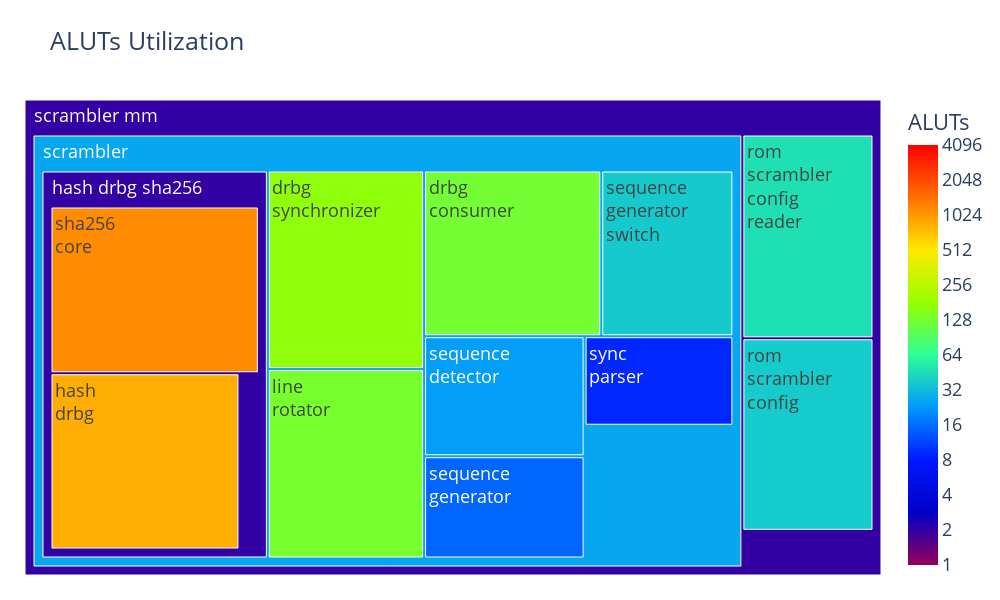
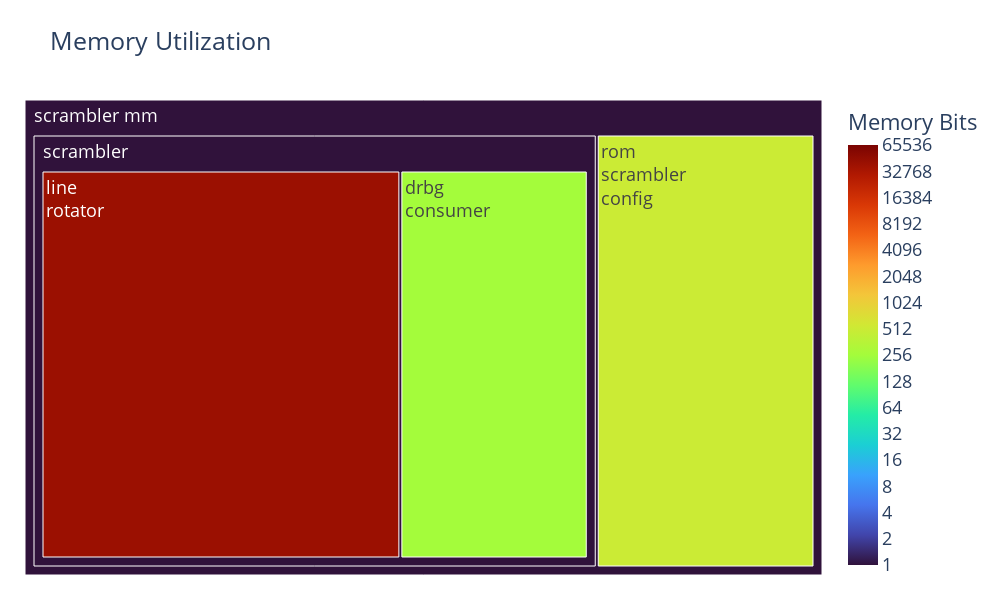

Notebook cell for these charts, in order:
### Code cell
import csv
import pandas as pd
import plotly.express as px
import numpy as np

# Read and skip 17 lines
csv_file_path = 'resource_per_entity.csv'
data = []

allow_list = [
    "scrambler_mm",
    "rom_scrambler_config",
    "rom_scrambler_config_reader",
    "scrambler",
    "drbg_consumer",
    "drbg_synchronizer",
    "hash_drbg_sha256",
    "hash_drbg",
    "sha256_core",
    "line_rotator",
    "sequence_detector",
    "sequence_generator",
    "sequence_generator_switch",
    "sync_parser",
    "sld_hub",
]
allow_list = set(allow_list)

not_end_nodes = ["scrambler_mm", "scrambler", "hash_drbg_sha256"]
not_end_nodes = set(not_end_nodes)

with open(csv_file_path, 'r') as f:
    for _ in range(18):
        next(f)
    reader = csv.reader(f)
    for row in reader:
        data.append(row)

# Prepare data
treemap_rows = []
stack = []
        
for row in data:
    try:
        # if "alt" in row[0]: #skip altera components
        #     continue
        hierarchy = row[0].split("|")

        
        depth = len(hierarchy[0]) // 3
        while len(stack) > depth:
            stack.pop()
            
        stack.append(hierarchy[1].split(":")[0])
        if stack[-1] not in not_end_nodes:
            aluts = int(row[1].split('(')[0])
            block_memory_bits = int(row[3])
        else:
            aluts = int(row[1].split("(")[1][:-1])
            block_memory_bits = 1
    except (ValueError, IndexError):
        continue
    if stack[-1] not in allow_list:
        continue
    
        
    
    if aluts > 0:  # <---- ONLY include if ALUTs > 0 (prevent zero-weight crash)
        
        if (stack[-1] in ["hash_drbg_sha256", "scrambler_mm", "sld_hub"]):
            name = " ".join(stack[-1].split("_"))
        else:
            name = "<br>".join(stack[-1].split("_"))

        if depth != 0:
            if (stack[-2] in ["hash_drbg_sha256", "scrambler_mm", "sld_hub"]):
                parent= " ".join(stack[-2].split("_"))
            else:
                parent= "<br>".join(stack[-2].split("_"))
        else:
            parent = ""
        treemap_rows.append({
            "name": name,
            "parent": parent,
            "ALUTs": aluts,
            "BlockMemoryBits": block_memory_bits
        })

# Convert to DataFrame
df = pd.DataFrame(treemap_rows)
# df.loc[df.name == "scrambler mm", "ALUTs"] -= list(df.loc[df.name == "sld hub", "ALUTs"])[0]
# df.loc[df.name == "scrambler mm", "BlockMemoryBits"] -= list(df.loc[df.name == "sld hub", "BlockMemoryBits"])[0]
df.drop(df.loc[df.name == "sld hub"].index, inplace=True)

# # Plot treemap
MIN_ALUT_THRESHOLD = 512  # Set a minimum display size (in ALUTs)
df.set_index("name")
# df['ALUTs'] = df['ALUTs'] - df[df.name == "sld hub"]["ALUTs"]

df['ALUTs_adj'] = df['ALUTs'].apply(lambda x: x if x >= MIN_ALUT_THRESHOLD else MIN_ALUT_THRESHOLD)
df['ALUTs_log2'] = np.log2(df['ALUTs'])
# np.log
# df['ALUTs_log2'] = df['ALUTs'] ** 0.5
df["BlockMemoryBits_log2"] = np.log2(df['BlockMemoryBits'])
# df["BlockMemoryBits_log2"] = df['BlockMemoryBits'] ** 0.1
fig = px.treemap(
    df,
    names="name",
    parents="parent",
    values="ALUTs_log2",
    color="ALUTs_log2",  # You can change to "BlockMemoryBits" if preferred
    color_continuous_scale="Rainbow",
    title="ALUTs Utilization",
)

max_log2 = np.ceil(df["ALUTs_log2"].max()).astype(int) + 1  # safest casting
tickvals = list(range(max_log2 + 1))  # log2 scale values
ticktext = [str(2**i) for i in tickvals]  # actual ALUTs (non-log scale)

fig.update_layout(
    width=1000,                # Wider figure
    height=600,                # Taller figure
    margin=dict(t=100, l=25, r=25, b=25),
    font=dict(size=18),         # Larger font size for all text,
    uniformtext=dict(minsize=18),
    coloraxis=dict(
        # color=df['ALUTs_log2'],
        showscale=True,
        colorscale='Rainbow',
        # dtick="log",
        cmin = 0,
        cmax = int(tickvals[-1]),
        colorbar=dict(
            title='ALUTs',
            tickvals=tickvals,
            ticktext=ticktext,
        ),
    )
)
fig.show()

max_log2 = np.ceil(df["BlockMemoryBits_log2"].max()).astype(int)  # safest casting
tickvals = list(range(max_log2 + 1))  # log2 scale values
ticktext = [str(2**i) for i in tickvals]  # actual ALUTs (non-log scale)

fig = px.treemap(
    df,
    names="name",
    parents="parent",
    values="BlockMemoryBits_log2",
    color="BlockMemoryBits_log2",  # You can change to "BlockMemoryBits" if preferred
    color_continuous_scale="Rainbow",
    title="Memory Utilization"
)

fig.update_layout(
    width=1000,                # Wider figure
    height=600,                # Taller figure
    margin=dict(t=100, l=25, r=25, b=25),
    font=dict(size=18),         # Larger font size for all text,
    uniformtext=dict(minsize=18),
    coloraxis=dict(
        # color=df['ALUTs_log2'],
        showscale=True,
        colorscale='Turbo',
        # dtick="log",
        cmin = 0,
        cmax = int(tickvals[-1]),
        colorbar=dict(
            title='Memory Bits',
            tickvals=tickvals,
            ticktext=ticktext,
        ),
    )
)
# fig.show()

### Figure 1 — Plotly figure (JSON) as saved in the notebook; plotly's stock layout.template omitted (floating-point values rounded to 4 significant figures)
{"data": [{"domain": {"x": [0.0, 1.0], "y": [0.0, 1.0]}, "hovertemplate": "name=%{label}<br>ALUTs_log2=%{color}<br>parent=%{parent}<extra></extra>", "labels": ["scrambler mm", "rom<br>scrambler<br>config", "rom<br>scrambler<br>config<br>reader", "scrambler", "drbg<br>consumer", "drbg<br>synchronizer", "hash drbg sha256", "hash<br>drbg", "sha256<br>core", "line<br>rotator", "sequence<br>detector", "sequence<br>generator", "sequence<br>generator<br>switch", "sync<br>parser"], "marker": {"coloraxis": "coloraxis", "colors": [1.0, 5.248, 5.555, 4.7, 6.989, 7.384, 1.0, 9.74, 10.16, 7.044, 4.585, 3.907, 5.209, 3.17]}, "name": "", "parents": ["", "scrambler mm", "scrambler mm", "scrambler mm", "scrambler", "scrambler", "scrambler", "hash drbg sha256", "hash drbg sha256", "scrambler", "scrambler", "scrambler", "scrambler", "scrambler"], "values": [1.0, 5.248, 5.555, 4.7, 6.989, 7.384, 1.0, 9.74, 10.16, 7.044, 4.585, 3.907, 5.209, 3.17], "type": "treemap"}], "layout": {"coloraxis": {"colorbar": {"title": {"text": "ALUTs"}, "tickvals": [0, 1, 2, 3, 4, 5, 6, 7, 8, 9, 10, 11, 12], "ticktext": ["1", "2", "4", "8", "16", "32", "64", "128", "256", "512", "1024", "2048", "4096"]}, "colorscale": [[0.0, "rgb(150,0,90)"], [0.125, "rgb(0,0,200)"], [0.25, "rgb(0,25,255)"], [0.375, "rgb(0,152,255)"], [0.5, "rgb(44,255,150)"], [0.625, "rgb(151,255,0)"], [0.75, "rgb(255,234,0)"], [0.875, "rgb(255,111,0)"], [1.0, "rgb(255,0,0)"]], "showscale": true, "cmin": 0, "cmax": 12}, "legend": {"tracegroupgap": 0}, "title": {"text": "ALUTs Utilization"}, "margin": {"t": 100, "l": 25, "r": 25, "b": 25}, "font": {"size": 18}, "uniformtext": {"minsize": 18}, "width": 1000, "height": 600}}

### Figure 2 — Plotly figure (JSON) as saved in the notebook; plotly's stock layout.template omitted (floating-point values rounded to 4 significant figures)
{"data": [{"domain": {"x": [0.0, 1.0], "y": [0.0, 1.0]}, "hovertemplate": "name=%{label}<br>BlockMemoryBits_log2=%{color}<br>parent=%{parent}<extra></extra>", "labels": ["scrambler mm", "rom<br>scrambler<br>config", "rom<br>scrambler<br>config<br>reader", "scrambler", "drbg<br>consumer", "drbg<br>synchronizer", "hash drbg sha256", "hash<br>drbg", "sha256<br>core", "line<br>rotator", "sequence<br>detector", "sequence<br>generator", "sequence<br>generator<br>switch", "sync<br>parser"], "marker": {"coloraxis": "coloraxis", "colors": [0.0, 9.0, null, 0.0, 8.0, null, 0.0, null, null, 15.32, null, null, null, null]}, "name": "", "parents": ["", "scrambler mm", "scrambler mm", "scrambler mm", "scrambler", "scrambler", "scrambler", "hash drbg sha256", "hash drbg sha256", "scrambler", "scrambler", "scrambler", "scrambler", "scrambler"], "values": [0.0, 9.0, null, 0.0, 8.0, null, 0.0, null, null, 15.32, null, null, null, null], "type": "treemap"}], "layout": {"coloraxis": {"colorbar": {"title": {"text": "Memory Bits"}, "tickvals": [0, 1, 2, 3, 4, 5, 6, 7, 8, 9, 10, 11, 12, 13, 14, 15, 16], "ticktext": ["1", "2", "4", "8", "16", "32", "64", "128", "256", "512", "1024", "2048", "4096", "8192", "16384", "32768", "65536"]}, "colorscale": [[0.0, "#30123b"], [0.07143, "#4145ab"], [0.1429, "#4675ed"], [0.2143, "#39a2fc"], [0.2857, "#1bcfd4"], [0.3571, "#24eca6"], [0.4286, "#61fc6c"], [0.5, "#a4fc3b"], [0.5714, "#d1e834"], [0.6429, "#f3c63a"], [0.7143, "#fe9b2d"], [0.7857, "#f36315"], [0.8571, "#d93806"], [0.9286, "#b11901"], [1.0, "#7a0402"]], "showscale": true, "cmin": 0, "cmax": 16}, "legend": {"tracegroupgap": 0}, "title": {"text": "Memory Utilization"}, "margin": {"t": 100, "l": 25, "r": 25, "b": 25}, "font": {"size": 18}, "uniformtext": {"minsize": 18}, "width": 1000, "height": 600}}
